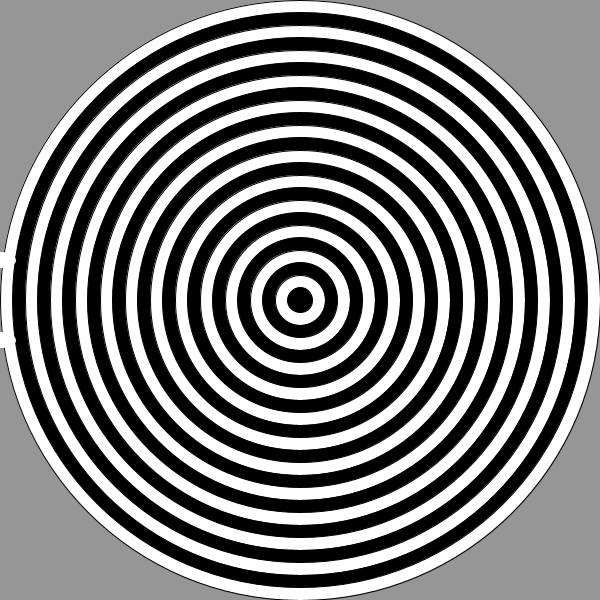
Frame 1 (no input)
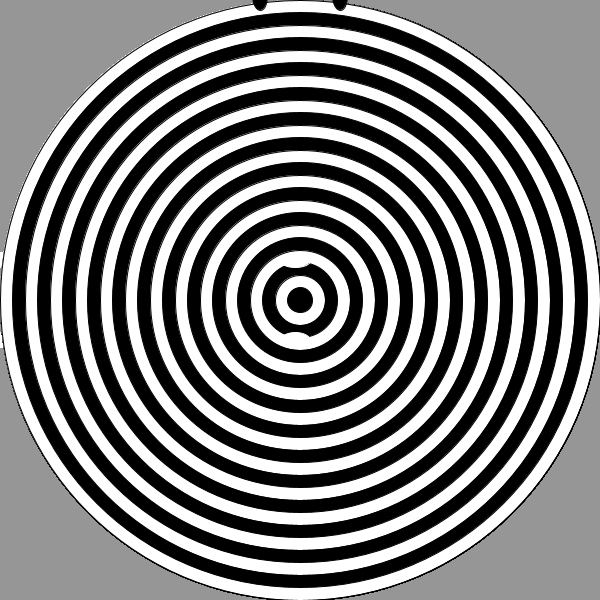
Frame 60 (the mouse pressed at the canvas centre just before this capture)
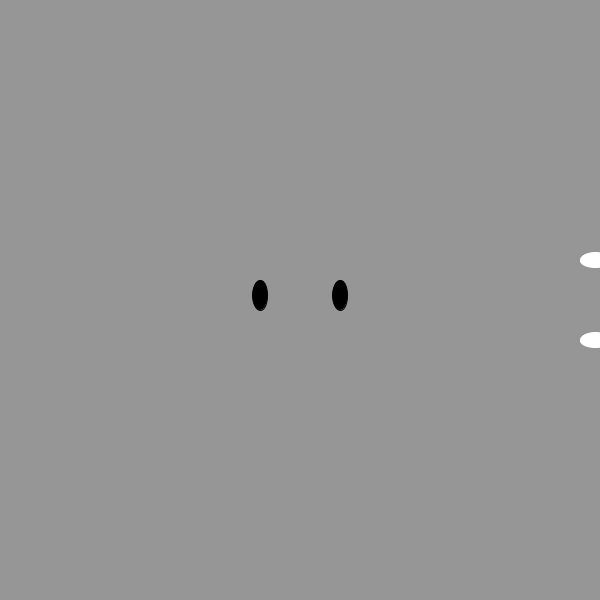
Frame 120 (the mouse held since frame 60 and released just before this capture)

The Processing sketch that drew these frames (run headless with seeded random() and noise(); from frame 60 on, the mouse is pressed at the canvas centre):

// Processing sketch: stepping
// ── stepping.pde

int a,b,c,d;

void setup(){
  size(600, 600);
  background(150);
  a = (-height/2);
  b = 0;
  c = (-height/2);
  d = 0;
  
}

void draw(){

  
  noFill();
  

  for (int i=width; i >0; i-=25) {
    if (i%2 == 0) {
      fill(255);
      ellipse(width/2, height/2, i, i);
    } else {
      fill(0);
      ellipse(width/2, height/2, i, i);

    }

  }
  
  
  fill(255, 255, 255);
  stroke(255);
  ellipse(b, 260, 30, 15);
  ellipse(d, 340, 30, 15);

  fill(0, 0, 0);
  stroke(0);
  ellipse(260, c, 15, 30);
  ellipse(340, a, 15, 30);
  
  if (mousePressed == true) {
    background(150);
    fill(255, 255, 255);
    stroke(255);
    ellipse(b, 260, 30, 15);
    ellipse(d, 340, 30, 15);
    
    fill(0, 0, 0);
    stroke(0);
    ellipse(260, c, 15, 30);
    ellipse(340, a, 15, 30);
  }
  
  a += 5;
  if (a > height) {
    a = 0;
  }  
  b += 5;
  if (b > width) { 
    b = 0;
  }
  c += 5;
  if (c > height) {
    c = 0;
  }
  d += 5;
  if (d > width) { 
    d = 0;
  }


}
